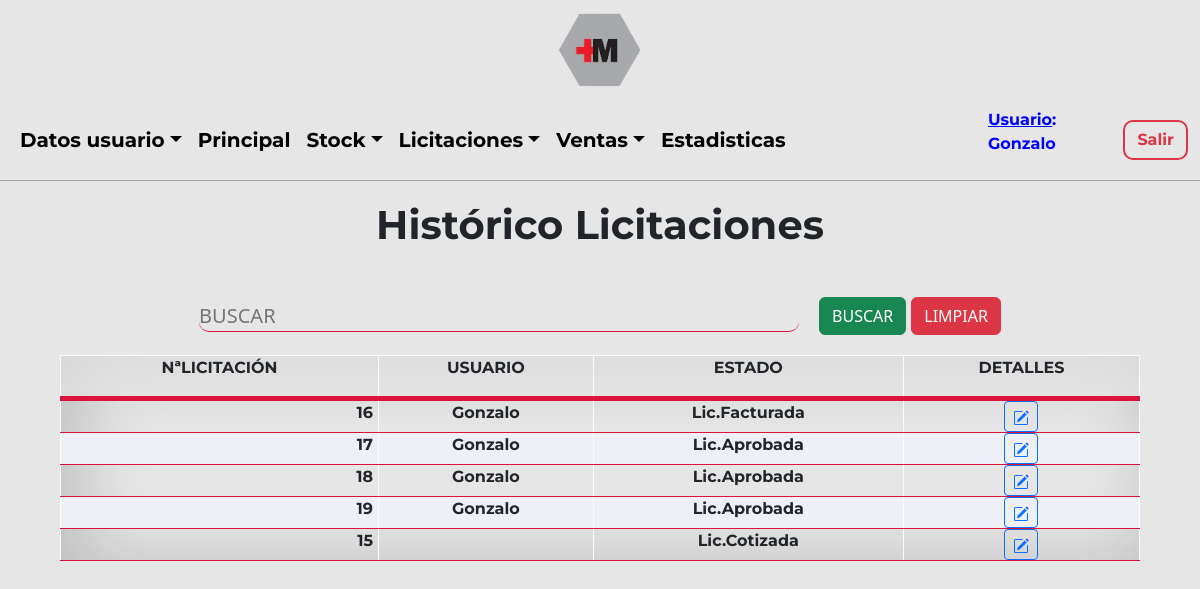
The app's page /Sistema/Licitaciones/historicoLicitaciones.php (signed in), older data.
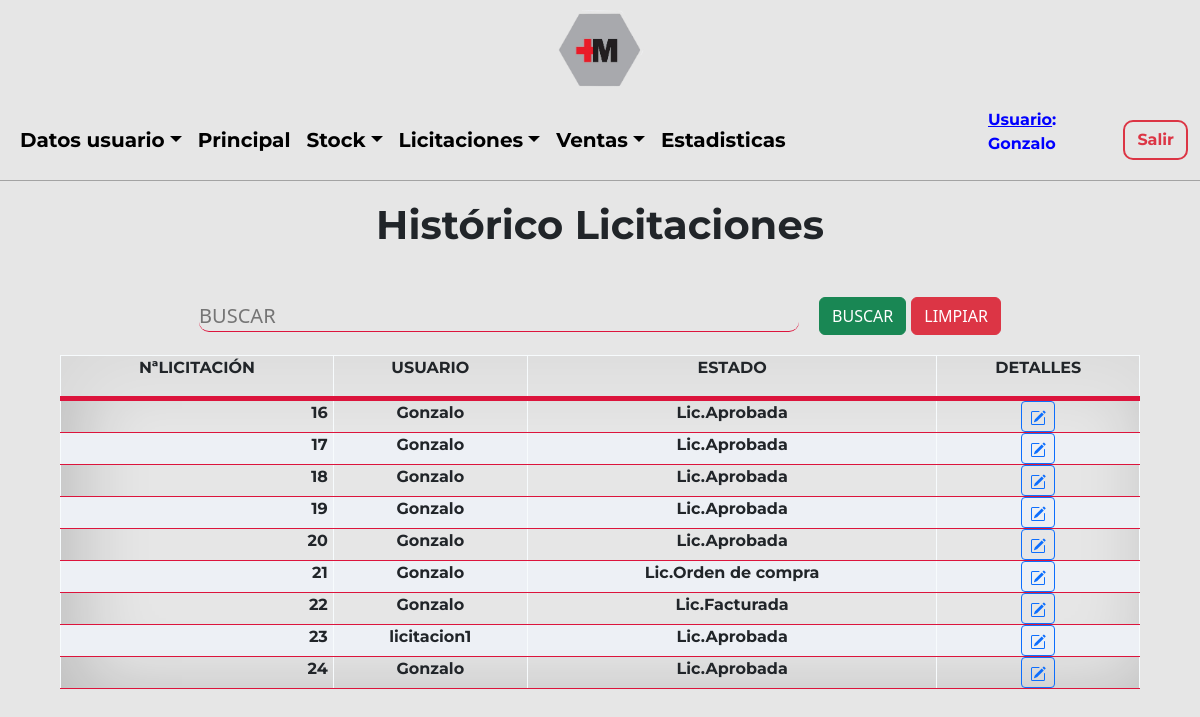
The same page, newer data.
### tables this page shows
CREATE TABLE `licitacion` (
  `idLicitacion` int(3) NOT NULL,
  `idEstadoLicitacion` int(3) NOT NULL
);

CREATE TABLE `usuario` (
  `idUsuario` int(3) NOT NULL,
  `usuario` text NOT NULL,
  `contraseña` varchar(60) NOT NULL,
  `idRol` int(2) NOT NULL,
  `idTipoUsuario` int(10) NOT NULL,
  `nombre` varchar(100) NOT NULL,
  `correo` varchar(100) NOT NULL,
  `direccion` varchar(100) NOT NULL,
  `idEstadoUsuario` int(2) NOT NULL
);

CREATE TABLE `estadolicitacion` (
  `idEstadoLicitacion` int(3) NOT NULL,
  `estadoLicitacion` varchar(50) NOT NULL
);

### Sistema/Layouts/licitacionesHeader.php (called while the page is built, shortened)
<?php
    $rolgerente = 1;
?>

### Sistema/Licitaciones/historicoLicitaciones.php (the view, shortened to what the changed rows need)
<?php
include('../../Utils/conexion.php');
$iduser = $_SESSION['usuario'];
$sql = "SELECT idUsuario, usuario, idRol FROM usuario WHERE usuario='$iduser'";
$resultado = $datos_base->query($sql);
$row = $resultado->fetch_assoc();
$idRol = $row['idRol'];
?>
<!DOCTYPE html>
<html lang="en">
<head>
    <link href="https://cdn.jsdelivr.net/npm/bootstrap@5.2.0-beta1/dist/css/bootstrap.min.css" rel="stylesheet">
    <link rel="stylesheet" type="text/css" href="../../Css/estilos.css"/>
</head>
<body>
    <?php include('../Layouts/licitacionesHeader.php'); ?>
    <main>
    <section class="ini">
            <div class="ini-tit">
                <h1>Histórico Licitaciones</h1>
            </div>
             <?php
                    if($idRol == $rolgerente OR $idRol == $roladmin)
                    {
                    echo "<table>
                            <thead>
                                <tr>
                                    <th><p>NªLICITACIÓN</p></th>
                                    <th><p>USUARIO</p></th>
                                    <th><p>ESTADO</p></th>
                                    <th><p>DETALLES</p></th>
                                </tr>
                            </thead>
                        ";
                        if(isset($_POST['btn2']))
                                {
                                    $doc = $_POST['buscar'];
                                    $consulta=mysqli_query($datos_base, "SELECT l.idLicitacion, e.estadoLicitacion, u.usuario
                                    FROM licitacion l
                                    LEFT JOIN estadolicitacion e ON e.idEstadoLicitacion = l.idEstadoLicitacion
                                    LEFT JOIN datoslicitacion da ON da.idLicitacion = l.idLicitacion
                                    LEFT JOIN usuario u ON u.idUsuario = da.idUsuario
                                    WHERE l.idLicitacion LIKE '%$doc%' OR e.estadoLicitacion LIKE '%$doc%' OR u.usuario LIKE '%$doc%'");
                                    while($listar = mysqli_fetch_array($consulta))
                                    {
                                        echo
                                        "
                                        <tr>
                                        <td><h4 style='font-size:16px;text-align: right; margin-right: 5px; '>".$listar['idLicitacion']."</h4 ></td>
                                        <td><h4 style='font-size:16px;'>".$listar['usuario']."</h4 ></td>
                                        <td><h4 style='font-size:16px;'>".$listar['estadoLicitacion']."</h4 ></td>
                                        <td class='text-center text-nowrap'><a class='btn btn-sm btn-outline-primary' href=detalleHistoricoLicitacion.php?no=".$listar['idLicitacion']." class=mod><svg xmlns='http://www.w3.org/2000/svg' width='16' height='16' fill='currentColor' class='bi bi-pencil-square' viewBox='0 0 16 16'>
                                            <path d='M15.502 1.94a.5.5 0 0 1 0 .706L14.459 3.69l-2-2L13.502.646a.5.5 0 0 1 .707 0l1.293 1.293zm-1.75 2.456-2-2L4.939 9.21a.5.5 0 0 0-.121.196l-.805 2.414a.25.25 0 0 0 .316.316l2.414-.805a.5.5 0 0 0 .196-.12l6.813-6.814z'/>
                                            <path fill-rule='evenodd' d='M1 13.5A1.5 1.5 0 0 0 2.5 15h11a1.5 1.5 0 0 0 1.5-1.5v-6a.5.5 0 0 0-1 0v6a.5.5 0 0 1-.5.5h-11a.5.5 0 0 1-.5-.5v-11a.5.5 0 0 1 .5-.5H9a.5.5 0 0 0 0-1H2.5A1.5 1.5 0 0 0 1 2.5v11z'/>
                                        </svg></a></td>
                                        </tr>
                                        ";
                                    }
                                }
                                else{
                                $consulta=mysqli_query($datos_base, "SELECT l.idLicitacion, e.estadoLicitacion, u.usuario
                                FROM licitacion l
                                LEFT JOIN estadolicitacion e ON e.idEstadoLicitacion = l.idEstadoLicitacion
                                LEFT JOIN datoslicitacion da ON da.idLicitacion = l.idLicitacion
                                LEFT JOIN usuario u ON u.idUsuario = da.idUsuario
                                ");
                                    while($listar = mysqli_fetch_array($consulta))
                                    {
                                        echo
                                        "
                                            <tr>
                                            <td><h4 style='font-size:16px;text-align: right; margin-right: 5px; '>".$listar['idLicitacion']."</h4 ></td>
                                            <td><h4 style='font-size:16px;'>".$listar['usuario']."</h4 ></td>
                                            <td><h4 style='font-size:16px;'>".$listar['estadoLicitacion']."</h4 ></td>
                                            <td class='text-center text-nowrap'><a class='btn btn-sm btn-outline-primary' href=detalleHistoricoLicitacion.php?no=".$listar['idLicitacion']." class=mod><svg xmlns='http://www.w3.org/2000/svg' width='16' height='16' fill='currentColor' class='bi bi-pencil-square' viewBox='0 0 16 16'>
                                                <path d='M15.502 1.94a.5.5 0 0 1 0 .706L14.459 3.69l-2-2L13.502.646a.5.5 0 0 1 .707 0l1.293 1.293zm-1.75 2.456-2-2L4.939 9.21a.5.5 0 0 0-.121.196l-.805 2.414a.25.25 0 0 0 .316.316l2.414-.805a.5.5 0 0 0 .196-.12l6.813-6.814z'/>
                                                <path fill-rule='evenodd' d='M1 13.5A1.5 1.5 0 0 0 2.5 15h11a1.5 1.5 0 0 0 1.5-1.5v-6a.5.5 0 0 0-1 0v6a.5.5 0 0 1-.5.5h-11a.5.5 0 0 1-.5-.5v-11a.5.5 0 0 1 .5-.5H9a.5.5 0 0 0 0-1H2.5A1.5 1.5 0 0 0 1 2.5v11z'/>
                                            </svg></a></td>
                                            </tr>
                                        ";
                                    }
                                }
                                echo "</table>";
                            }
                                    ?>
        </section>
    </main>
</body>
</html>

Row changes from the older to the newer data that the page shows:
removed licitacion: idLicitacion "15", idEstadoLicitacion.estadoLicitacion "Lic.Cotizada"
changed licitacion id 16: idEstadoLicitacion.estadoLicitacion "Lic.Facturada" → "Lic.Aprobada"
added licitacion: idLicitacion "20", usuario.usuario "Gonzalo", idEstadoLicitacion.estadoLicitacion "Lic.Aprobada"
added licitacion: idLicitacion "21", usuario.usuario "Gonzalo", idEstadoLicitacion.estadoLicitacion "Lic.Orden de compra"
added licitacion: idLicitacion "22", usuario.usuario "Gonzalo", idEstadoLicitacion.estadoLicitacion "Lic.Facturada"
added licitacion: idLicitacion "23", usuario.usuario "licitacion1", idEstadoLicitacion.estadoLicitacion "Lic.Aprobada"
added licitacion: idLicitacion "24", usuario.usuario "Gonzalo", idEstadoLicitacion.estadoLicitacion "Lic.Aprobada"
